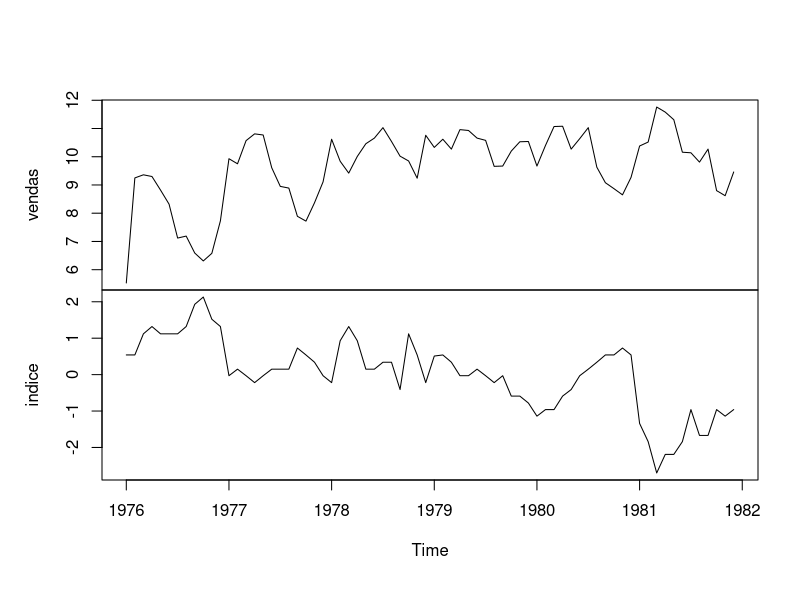
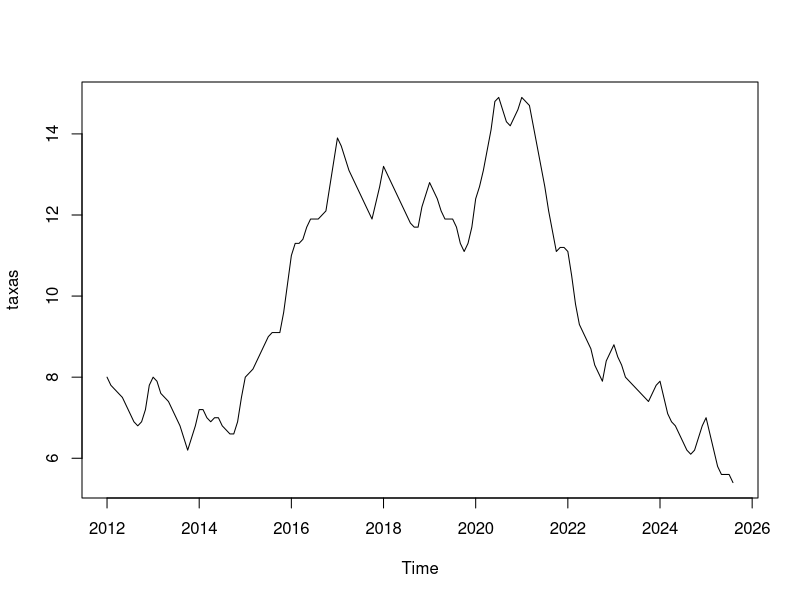

R code for these plots, in order:
## ---- chunk 1

vendas <- c(
  # 1976
  5.53, 9.25, 9.36, 9.30, 8.82, 8.32, 7.12, 7.19, 6.59, 6.31, 6.58, 7.73,
  # 1977
  9.93, 9.75, 10.57, 10.81, 10.77, 9.61, 8.95, 8.89, 7.89, 7.72, 8.37, 9.11,
  # 1978
  10.62, 9.84, 9.42, 10.01, 10.46, 10.66, 11.03, 10.54, 10.02, 9.85, 9.24, 10.76,
  # 1979
  10.33, 10.62, 10.27, 10.96, 10.93, 10.66, 10.58, 9.66, 9.67, 10.20, 10.53, 10.54,
  # 1980
  9.67, 10.40, 11.07, 11.08, 10.27, 10.64, 11.03, 9.63, 9.08, 8.87, 8.65, 9.27,
  # 1981
  10.38, 10.52, 11.76, 11.58, 11.31, 10.16, 10.14, 9.81, 10.27, 8.80, 8.62, 9.46
)

indice <- c(
  # 1976
  0.54, 0.54, 1.12, 1.32, 1.12, 1.12, 1.12, 1.32, 1.93, 2.13, 1.52, 1.32,
  # 1977
  -0.03, 0.15, -0.03, -0.22, -0.03, 0.15, 0.15, 0.15, 0.73, 0.54, 0.34, -0.03,
  # 1978
  -0.22, 0.93, 1.32, 0.93, 0.15, 0.15, 0.34, 0.34, -0.41, 1.12, 0.54, -0.22,
  # 1979
  0.51, 0.54, 0.34, -0.03, -0.03, 0.15, -0.03, -0.22, -0.03, -0.59, -0.59, -0.78,
  # 1980
  -1.14, -0.96, -0.96, -0.59, -0.41, -0.03, 0.15, 0.34, 0.54, 0.54, 0.73, 0.54,
  # 1981
  -1.34, -1.84, -2.70, -2.19, -2.19, -1.84, -0.96, -1.67, -1.67, -0.96, -1.14, -0.96
)

vendas <- ts( vendas, start = c(1976,1), frequency = 12)
indice <- ts( indice, start = c(1976,1), frequency = 12)

plot.ts( cbind(vendas,indice), main = '')
## ---- chunk 2
# Valores da Taxa de Desocupação (em porcentagem)
taxas <- c(

  8.0, 7.8, 7.7, 7.6, 7.5, 7.3, 7.1, 6.9, 6.8, 6.9, 
  7.2, 7.8, 8.0, 7.9, 7.6, 7.5, 7.4, 7.2, 7.0, 6.8, 
  6.5, 6.2, 6.5, 6.8, 7.2, 7.2, 7.0, 6.9, 7.0, 7.0, 
  6.8, 6.7, 6.6, 6.6, 6.9, 7.5, 8.0, 8.1, 8.2, 8.4, 
  8.6, 8.8, 9.0, 9.1, 9.1, 9.1, 9.6, 10.3, 11.0, 11.3, 
  11.3, 11.4, 11.7, 11.9, 11.9, 11.9, 12.0, 12.1, 12.7, 13.3, 
  13.9, 13.7, 13.4, 13.1, 12.9, 12.7, 12.5, 12.3, 12.1, 11.9, 
  12.3, 12.7, 13.2, 13.0, 12.8, 12.6, 12.4, 12.2, 12.0, 11.8, 
  11.7, 11.7, 12.2, 12.5, 12.8, 12.6, 12.4, 12.1, 11.9, 11.9, 
  11.9, 11.7, 11.3, 11.1, 11.3, 11.7, 12.4, 12.7, 13.1, 13.6, 
  14.1, 14.8, 14.9, 14.6, 14.3, 14.2, 14.4, 14.6, 14.9, 14.8, 
  14.7, 14.2, 13.7, 13.2, 12.7, 12.1, 11.6, 11.1, 11.2, 11.2, 
  11.1, 10.5, 9.8, 9.3, 9.1, 8.9, 8.7, 8.3, 8.1, 7.9, 
  8.4, 8.6, 8.8, 8.5, 8.3, 8.0, 7.9, 7.8, 7.7, 7.6, 
  7.5, 7.4, 7.6, 7.8, 7.9, 7.5, 7.1, 6.9, 6.8, 6.6, 
  6.4, 6.2, 6.1, 6.2, 6.5, 6.8, 7.0, 6.6, 6.2, 5.8, 
  5.6, 5.6, 5.6, 5.4 
)


taxas<- ts(taxas, start= c(2012,1), frequency=12)
ts.plot(taxas)
